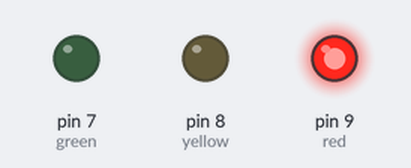
A sketch run on a simulated Arduino Uno, built with avr-gcc and run on an emulated ATmega328P. On the bench: output pins drawn as LEDs (lit = HIGH).

Above: at 11.0 s.
At 19.5 s:
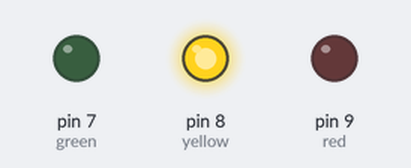
At 28.5 s:
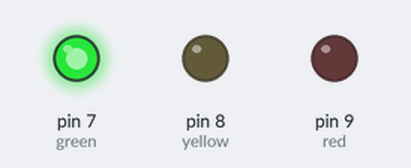
At 40.7 s:
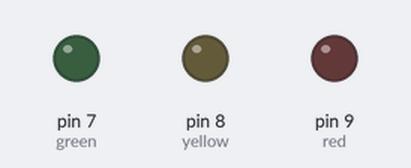
Timing chart, 0 to 51.5 s (numbered marks = the images above):
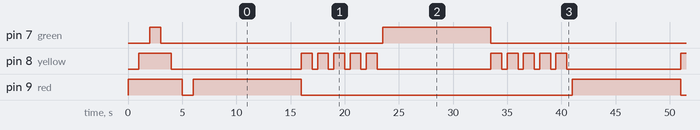

The sketch:

Arduino-Led-Traffic-Light.ino
```cpp
int red = 9;
int yellow = 8;
int green = 7;

void setup(){

  pinMode(red, OUTPUT);
  pinMode(yellow, OUTPUT);
  pinMode(green,  OUTPUT);

  //blink all LED first
digitalWrite(red, HIGH);
delay(1000);
digitalWrite(yellow, HIGH);
delay(1000);
digitalWrite(green, HIGH);
delay(1000);
digitalWrite(green,  LOW);
delay(1000);
digitalWrite(yellow,  LOW);
delay(1000);
digitalWrite(red,  LOW);
delay(1000);


}
void loop(){

  //red light on for stop
digitalWrite(red, HIGH);
 delay(10000);
digitalWrite(red,  LOW);


  //yellow light blink for ready
digitalWrite(yellow, HIGH);
delay(1000);
  digitalWrite(yellow,  LOW);
delay(500);

  digitalWrite(yellow, HIGH);
delay(1000);
  digitalWrite(yellow,  LOW);
delay(500);

  digitalWrite(yellow, HIGH);
delay(1000);
  digitalWrite(yellow,  LOW);
delay(500);

  digitalWrite(yellow, HIGH);
delay(1000);
  digitalWrite(yellow, LOW);
delay(500);

  digitalWrite(yellow, HIGH);
delay(1000);
  digitalWrite(yellow, LOW);
delay(500);

  //green light on for go
digitalWrite(green, HIGH);
delay(10000);
digitalWrite(green,  LOW);


  //yellow light blink for ready
digitalWrite(yellow, HIGH);
delay(1000);
  digitalWrite(yellow,  LOW);
delay(500);

  digitalWrite(yellow, HIGH);
delay(1000);
  digitalWrite(yellow,  LOW);
delay(500);

  digitalWrite(yellow, HIGH);
delay(1000);
  digitalWrite(yellow, LOW);
delay(500);

  digitalWrite(yellow, HIGH);
delay(1000);
  digitalWrite(yellow, LOW);
delay(500);

  digitalWrite(yellow, HIGH);
delay(1000);
  digitalWrite(yellow, LOW);
delay(500);


}
```

Measured:
- by itself, pin 7 (green), pin 9 (red): repeats every 35.0 s: HIGH 10.0 s, LOW 25.0 s
- by itself, pin 8 (yellow): repeats every 17.5 s: 4 × (HIGH 1.0 s, LOW 0.50 s), HIGH 1.0 s, LOW 10.5 s
- by itself, everything shown: repeats every 35.0 s, in 22 steps
